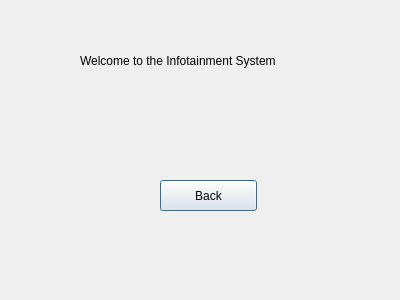
<?xml version="1.0" encoding="UTF-8"?>
<ui version="4.0">
 <class>About</class>
 <widget class="QDialog" name="About">
  <property name="geometry">
   <rect>
    <x>0</x>
    <y>0</y>
    <width>400</width>
    <height>300</height>
   </rect>
  </property>
  <property name="windowTitle">
   <string>Dialog</string>
  </property>
  <widget class="QPushButton" name="backButton">
   <property name="geometry">
    <rect>
     <x>160</x>
     <y>180</y>
     <width>97</width>
     <height>31</height>
    </rect>
   </property>
   <property name="text">
    <string>Back</string>
   </property>
  </widget>
  <widget class="QLabel" name="label">
   <property name="geometry">
    <rect>
     <x>80</x>
     <y>40</y>
     <width>291</width>
     <height>41</height>
    </rect>
   </property>
   <property name="styleSheet">
    <string notr="true"/>
   </property>
   <property name="text">
    <string>Welcome to the Infotainment System</string>
   </property>
  </widget>
 </widget>
 <resources/>
 <connections/>
</ui>
